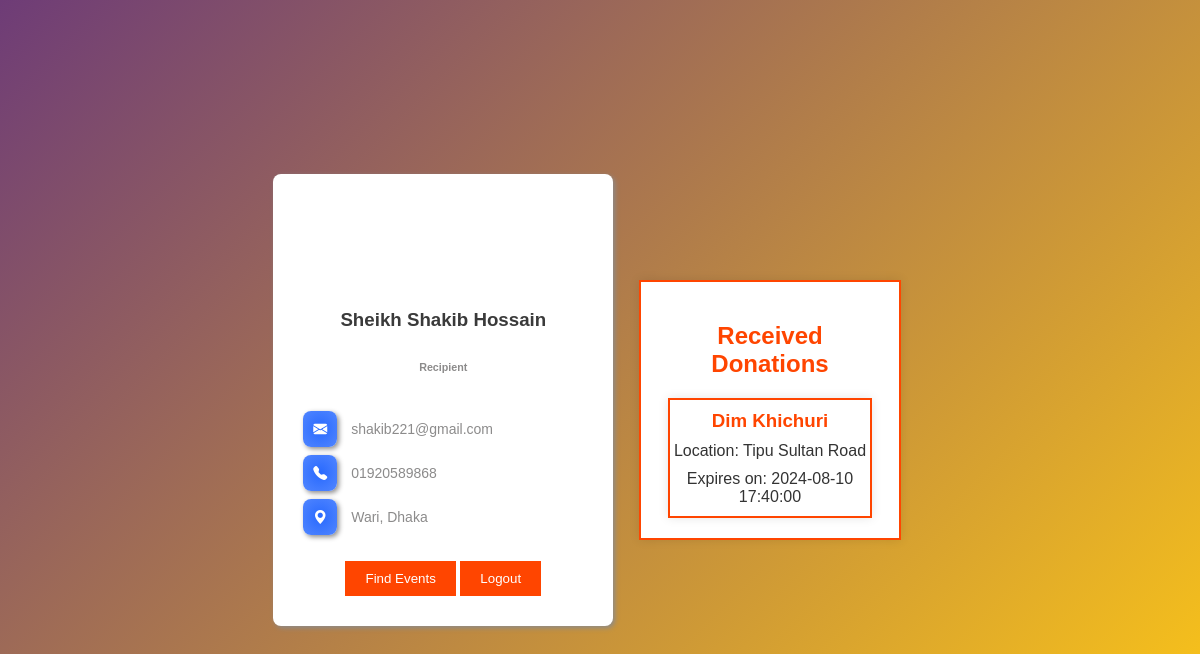
Screenshot of /recipient/recipient.php (signed in) with the database file from the repository.
### tables this page shows
CREATE TABLE `recipient` (
  `recipient_id` int(11) NOT NULL,
  `name` varchar(64) DEFAULT NULL,
  `email` varchar(64) DEFAULT NULL,
  `passwd` varchar(64) DEFAULT NULL,
  `phone` varchar(64) DEFAULT NULL,
  `gender` varchar(64) DEFAULT NULL,
  `address` varchar(64) DEFAULT NULL,
  `postal_code` int(11) DEFAULT NULL
);

CREATE TABLE `donation` (
  `donation_id` int(11) NOT NULL,
  `food_name` varchar(64) NOT NULL,
  `quantity` int(11) NOT NULL,
  `location` varchar(64) NOT NULL,
  `postal_code` varchar(64) NOT NULL,
  `expire_date_time` datetime NOT NULL,
  `donor_email` varchar(64) NOT NULL,
  `quantity_available` int(11) DEFAULT NULL
);

### recipient/recipient.php (the view, shortened to what this page needs)
<?php
$connect = mysqli_connect(HOST, USER, PASS, DB) or die("Can not connect");
$email = $_SESSION['email'];
$query_ = "SELECT name, phone, address FROM recipient WHERE email = '$email'";
$result_ = mysqli_query($connect, $query_);
$row = mysqli_fetch_array($result_);
$name = $row['name'];
$phone = $row['phone'];
$address = $row['address'];
$donations_query = "SELECT d.food_name, d.quantity, d.location, d.expire_date_time
                    FROM donation_taken dt
                    JOIN donation d ON dt.donation_id = d.donation_id
                    WHERE dt.recipient_email = '$email'";
$donations_result = mysqli_query($connect, $donations_query);
$donations = [];
while ($donation_row = mysqli_fetch_assoc($donations_result)) {
    $donations[] = $donation_row;
}
?>
<!DOCTYPE html>
<html lang="en">
<head>
    <link rel="stylesheet" href="newstyle.css">
    <link rel="stylesheet" href="https://cdn.jsdelivr.net/npm/bootstrap-icons@1.11.3/font/bootstrap-icons.min.css">
    <link rel="stylesheet" href="food_list.css">
</head>
<body>
    <div class="profile-container">
        <div class="img"></div>
        <h3> <?php echo htmlspecialchars($name); ?> </h3>
        <h6>Recipient</h6>
        <div class="contact-info">
            <br>
            <p><i class="bi bi-envelope-fill"></i> <?php echo $email; ?> </p>
            <br>
            <p><i class="bi bi-telephone-fill"></i> <?php echo $phone; ?> </p>
            <br>
            <p><i class="bi bi-geo-alt-fill"></i> <?php echo $address; ?> </p>
        </div>
        <div class="previous-donations">
            <h4>
                <a href="../events.php"> <button>Find Events</button></a>
                <a href="../logout.php"><button>Logout</button></a>
            </h4>
        </div>
    </div>
    <div class="container">
        <div class="donated-foods">
            <h2>Received Donations</h2>
            <div class="food-list">
                <?php if (empty($donations)): ?>
                    <p>No donations received.</p>
                <?php else: ?>
                    <?php foreach ($donations as $donation): ?>
                        <div class="food-item">
                            <h3><?php echo $donation['food_name']; ?></h3>
                            <p>Location: <?php echo $donation['location']; ?></p>
                            <p>Expires on: <?php echo $donation['expire_date_time']; ?></p>
                        </div>
                    <?php endforeach; ?>
                <?php endif; ?>
            </div>
        </div>
    </div>
</body>
</html>

### recipient/newstyle.css (style rules this page uses)
:root { --white: #FFFFFF; --grey: #E8E8E8; --primarytext: #3A3A3A; --secondarytext: #8C8B8B; --blue: #2869FE; --blue2: #5186FF; }
body { min-height: 100vh; background-color: var(--grey); display: flex; justify-content: center; align-items: center; background: linear-gradient(135deg, #71b7e6, #aa3a3a); }
.profile-container { background-color: var(--white); display: flex; justify-content: center; align-items: center; flex-direction: column; padding: 20px; height: auto; width: 300px; border-radius: 8px; box-shadow: 2px 2px 5px var(--secondarytext); }
.img { background-size: 100px; background: url(profile.svg); height: 100px; width: 88px; background-position: center center; margin-bottom: 10px; }
.bi { background-image: radial-gradient(var(--blue), var(--blue2)); padding: 10px; color: var(--white); border-radius: 8px; box-shadow: 2px 2px 5px var(--secondarytext); margin: 10px; margin-bottom: 200px; row-gap: 200px; }
h3, h6 { font-family: Arial, Helvetica, sans-serif; }
h6 { color: var(--secondarytext); }
h3 { color: var(--primarytext); margin: 5px 0; }
.contact-info { text-align: left; width: 100%; margin-bottom: 10px; }
.contact-info p { margin: 5px 0; font-size: 14px; color: var(--secondarytext); margin-bottom: 5px; row-gap: 10px; }
.previous-donations { width: 100%; text-align: center; }
.previous-donations h4 { margin-bottom: 10px; font-family: Arial, Helvetica, sans-serif; color: var(--primarytext); }

### recipient/food_list.css (style rules this page uses)
body { font-family: Arial, sans-serif; margin: 0; padding: 0; background: linear-gradient(135deg, #6e3c77, #ffc400ea); }
.container { display: flex; justify-content: center; flex-wrap: wrap; padding: 20px; }
.donated-foods { background-color: #fff; border: 2px solid #ff4500; width: 80%; max-width: 1200px; padding: 20px; margin-top: 20px; box-shadow: 0 0 10px rgba(0, 0, 0, 0.1); }
.donated-foods h2 { color: #ff4500; text-align: center; }
.food-list { display: flex; flex-wrap: wrap; gap: 20px; justify-content: center; }
.food-item { background-color: #fff; border: 2px solid #ff4500; width: 200px; text-align: center; box-shadow: 0 0 10px rgba(0, 0, 0, 0.1); }
.food-item h3 { color: #ff4500; margin: 10px 0; }
.food-item p { color: #333; margin: 10px 0; }
button { background-color: #ff4500; color: white; border: none; padding: 10px 20px; cursor: pointer; }

### rows the page displays
recipient: name "Sheikh Shakib Hossain", phone "01920589868", address "Wari, Dhaka"
donation: food_name "Dim Khichuri", location "Tipu Sultan Road", expire_date_time "2024-08-10 17:40:00"

### other values shown
$email "shakib221@gmail.com"
